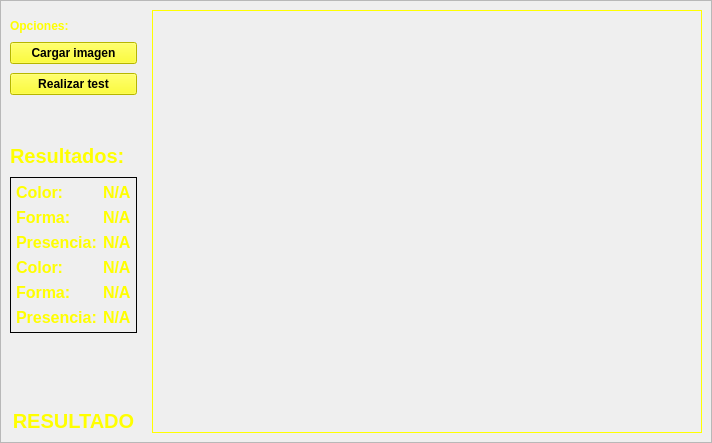
      <widget class="QWidget" name="tab_5">
       <attribute name="title">
        <string>TEST</string>
       </attribute>
       <layout class="QGridLayout" name="gridLayout_11">
        <property name="leftMargin">
         <number>0</number>
        </property>
        <property name="topMargin">
         <number>0</number>
        </property>
        <property name="rightMargin">
         <number>0</number>
        </property>
        <property name="bottomMargin">
         <number>0</number>
        </property>
        <property name="spacing">
         <number>0</number>
        </property>
        <item row="0" column="0">
         <widget class="QFrame" name="frame_5">
          <property name="frameShape">
           <enum>QFrame::StyledPanel</enum>
          </property>
          <property name="frameShadow">
           <enum>QFrame::Raised</enum>
          </property>
          <layout class="QGridLayout" name="gridLayout_10">
           <property name="horizontalSpacing">
            <number>15</number>
           </property>
           <property name="verticalSpacing">
            <number>9</number>
           </property>
           <item row="2" column="0">
            <widget class="QPushButton" name="cargarImagenTest">
             <property name="font">
              <font>
               <pointsize>9</pointsize>
               <weight>75</weight>
               <bold>true</bold>
              </font>
             </property>
             <property name="styleSheet">
              <string notr="true">
background-color: rgb(255, 255, 0);</string>
             </property>
             <property name="text">
              <string>Cargar imagen</string>
             </property>
            </widget>
           </item>
           <item row="11" column="0">
            <widget class="QLabel" name="resultadoGeneralLabel">
             <property name="font">
              <font>
               <pointsize>15</pointsize>
               <weight>75</weight>
               <bold>true</bold>
              </font>
             </property>
             <property name="styleSheet">
              <string notr="true">color: rgb(255, 255, 0);
background-color: qlineargradient(spread:pad, x1:1, y1:1, x2:1, y2:1, stop:0 rgba(0, 0, 0, 0), stop:1 rgba(255, 255, 255, 255));</string>
             </property>
             <property name="text">
              <string>RESULTADO</string>
             </property>
             <property name="alignment">
              <set>Qt::AlignCenter</set>
             </property>
            </widget>
           </item>
           <item row="0" column="1" rowspan="12">
            <widget class="QLabel" name="imagenTestLabel">
             <property name="minimumSize">
              <size>
               <width>550</width>
               <height>0</height>
              </size>
             </property>
             <property name="palette">
              <palette>
               <active>
                <colorrole role="WindowText">
                 <brush brushstyle="SolidPattern">
                  <color alpha="255">
                   <red>255</red>
                   <green>255</green>
                   <blue>0</blue>
                  </color>
                 </brush>
                </colorrole>
                <colorrole role="Button">
                 <brush brushstyle="LinearGradientPattern">
                  <gradient startx="0.000000000000000" starty="0.000000000000000" endx="1.000000000000000" endy="1.000000000000000" type="LinearGradient" spread="PadSpread" coordinatemode="ObjectBoundingMode">
                   <gradientstop position="0.000000000000000">
                    <color alpha="255">
                     <red>0</red>
                     <green>0</green>
                     <blue>0</blue>
                    </color>
                   </gradientstop>
                   <gradientstop position="1.000000000000000">
                    <color alpha="255">
                     <red>111</red>
                     <green>111</green>
                     <blue>111</blue>
                    </color>
                   </gradientstop>
                  </gradient>
                 </brush>
                </colorrole>
                <colorrole role="Base">
                 <brush brushstyle="LinearGradientPattern">
                  <gradient startx="0.000000000000000" starty="0.000000000000000" endx="1.000000000000000" endy="1.000000000000000" type="LinearGradient" spread="PadSpread" coordinatemode="ObjectBoundingMode">
                   <gradientstop position="0.000000000000000">
                    <color alpha="255">
                     <red>0</red>
                     <green>0</green>
                     <blue>0</blue>
                    </color>
                   </gradientstop>
                   <gradientstop position="1.000000000000000">
                    <color alpha="255">
                     <red>111</red>
                     <green>111</green>
                     <blue>111</blue>
                    </color>
                   </gradientstop>
                  </gradient>
                 </brush>
                </colorrole>
                <colorrole role="Window">
                 <brush brushstyle="LinearGradientPattern">
                  <gradient startx="0.000000000000000" starty="0.000000000000000" endx="1.000000000000000" endy="1.000000000000000" type="LinearGradient" spread="PadSpread" coordinatemode="ObjectBoundingMode">
                   <gradientstop position="0.000000000000000">
                    <color alpha="255">
                     <red>0</red>
                     <green>0</green>
                     <blue>0</blue>
                    </color>
                   </gradientstop>
                   <gradientstop position="1.000000000000000">
                    <color alpha="255">
                     <red>111</red>
                     <green>111</green>
                     <blue>111</blue>
                    </color>
                   </gradientstop>
                  </gradient>
                 </brush>
                </colorrole>
               </active>
               <inactive>
                <colorrole role="WindowText">
                 <brush brushstyle="SolidPattern">
                  <color alpha="255">
                   <red>255</red>
                   <green>255</green>
                   <blue>0</blue>
                  </color>
                 </brush>
                </colorrole>
                <colorrole role="Button">
                 <brush brushstyle="LinearGradientPattern">
                  <gradient startx="0.000000000000000" starty="0.000000000000000" endx="1.000000000000000" endy="1.000000000000000" type="LinearGradient" spread="PadSpread" coordinatemode="ObjectBoundingMode">
                   <gradientstop position="0.000000000000000">
                    <color alpha="255">
                     <red>0</red>
                     <green>0</green>
                     <blue>0</blue>
                    </color>
                   </gradientstop>
                   <gradientstop position="1.000000000000000">
                    <color alpha="255">
                     <red>111</red>
                     <green>111</green>
                     <blue>111</blue>
                    </color>
                   </gradientstop>
                  </gradient>
                 </brush>
                </colorrole>
                <colorrole role="Base">
                 <brush brushstyle="LinearGradientPattern">
                  <gradient startx="0.000000000000000" starty="0.000000000000000" endx="1.000000000000000" endy="1.000000000000000" type="LinearGradient" spread="PadSpread" coordinatemode="ObjectBoundingMode">
                   <gradientstop position="0.000000000000000">
                    <color alpha="255">
                     <red>0</red>
                     <green>0</green>
                     <blue>0</blue>
                    </color>
                   </gradientstop>
                   <gradientstop position="1.000000000000000">
                    <color alpha="255">
                     <red>111</red>
                     <green>111</green>
                     <blue>111</blue>
                    </color>
                   </gradientstop>
                  </gradient>
                 </brush>
                </colorrole>
                <colorrole role="Window">
                 <brush brushstyle="LinearGradientPattern">
                  <gradient startx="0.000000000000000" starty="0.000000000000000" endx="1.000000000000000" endy="1.000000000000000" type="LinearGradient" spread="PadSpread" coordinatemode="ObjectBoundingMode">
                   <gradientstop position="0.000000000000000">
                    <color alpha="255">
                     <red>0</red>
                     <green>0</green>
                     <blue>0</blue>
                    </color>
                   </gradientstop>
                   <gradientstop position="1.000000000000000">
                    <color alpha="255">
                     <red>111</red>
                     <green>111</green>
                     <blue>111</blue>
                    </color>
                   </gradientstop>
                  </gradient>
                 </brush>
                </colorrole>
               </inactive>
               <disabled>
                <colorrole role="WindowText">
                 <brush brushstyle="SolidPattern">
                  <color alpha="255">
                   <red>120</red>
                   <green>120</green>
                   <blue>120</blue>
                  </color>
                 </brush>
                </colorrole>
                <colorrole role="Button">
                 <brush brushstyle="LinearGradientPattern">
                  <gradient startx="0.000000000000000" starty="0.000000000000000" endx="1.000000000000000" endy="1.000000000000000" type="LinearGradient" spread="PadSpread" coordinatemode="ObjectBoundingMode">
                   <gradientstop position="0.000000000000000">
                    <color alpha="255">
                     <red>0</red>
                     <green>0</green>
                     <blue>0</blue>
                    </color>
                   </gradientstop>
                   <gradientstop position="1.000000000000000">
                    <color alpha="255">
                     <red>111</red>
                     <green>111</green>
                     <blue>111</blue>
                    </color>
                   </gradientstop>
                  </gradient>
                 </brush>
                </colorrole>
                <colorrole role="Base">
                 <brush brushstyle="LinearGradientPattern">
                  <gradient startx="0.000000000000000" starty="0.000000000000000" endx="1.000000000000000" endy="1.000000000000000" type="LinearGradient" spread="PadSpread" coordinatemode="ObjectBoundingMode">
                   <gradientstop position="0.000000000000000">
                    <color alpha="255">
                     <red>0</red>
                     <green>0</green>
                     <blue>0</blue>
                    </color>
                   </gradientstop>
                   <gradientstop position="1.000000000000000">
                    <color alpha="255">
                     <red>111</red>
                     <green>111</green>
                     <blue>111</blue>
                    </color>
                   </gradientstop>
                  </gradient>
                 </brush>
                </colorrole>
                <colorrole role="Window">
                 <brush brushstyle="LinearGradientPattern">
                  <gradient startx="0.000000000000000" starty="0.000000000000000" endx="1.000000000000000" endy="1.000000000000000" type="LinearGradient" spread="PadSpread" coordinatemode="ObjectBoundingMode">
                   <gradientstop position="0.000000000000000">
                    <color alpha="255">
                     <red>0</red>
                     <green>0</green>
                     <blue>0</blue>
                    </color>
                   </gradientstop>
                   <gradientstop position="1.000000000000000">
                    <color alpha="255">
                     <red>111</red>
                     <green>111</green>
                     <blue>111</blue>
                    </color>
                   </gradientstop>
                  </gradient>
                 </brush>
                </colorrole>
               </disabled>
              </palette>
             </property>
             <property name="frameShape">
              <enum>QFrame::Box</enum>
             </property>
             <property name="text">
              <string/>
             </property>
             <property name="scaledContents">
              <bool>true</bool>
             </property>
            </widget>
           </item>
           <item row="3" column="0">
            <widget class="QPushButton" name="realizarTestButton">
             <property name="font">
              <font>
               <pointsize>9</pointsize>
               <weight>75</weight>
               <bold>true</bold>
              </font>
             </property>
             <property name="styleSheet">
              <string notr="true">
background-color: rgb(255, 255, 0);</string>
             </property>
             <property name="text">
              <string>Realizar test</string>
             </property>
            </widget>
           </item>
           <item row="10" column="0">
            <spacer name="verticalSpacer_6">
             <property name="orientation">
              <enum>Qt::Vertical</enum>
             </property>
             <property name="sizeHint" stdset="0">
              <size>
               <width>20</width>
               <height>40</height>
              </size>
             </property>
            </spacer>
           </item>
           <item row="1" column="0">
            <widget class="QLabel" name="label_11">
             <property name="font">
              <font>
               <pointsize>9</pointsize>
               <weight>75</weight>
               <bold>true</bold>
              </font>
             </property>
             <property name="styleSheet">
              <string notr="true">color: rgb(255, 255, 0);
background-color: qlineargradient(spread:pad, x1:1, y1:1, x2:1, y2:1, stop:0 rgba(0, 0, 0, 0), stop:1 rgba(255, 255, 255, 255));</string>
             </property>
             <property name="text">
              <string>Opciones:</string>
             </property>
            </widget>
           </item>
           <item row="4" column="0">
            <spacer name="verticalSpacer_7">
             <property name="orientation">
              <enum>Qt::Vertical</enum>
             </property>
             <property name="sizeType">
              <enum>QSizePolicy::Preferred</enum>
             </property>
             <property name="sizeHint" stdset="0">
              <size>
               <width>20</width>
               <height>40</height>
              </size>
             </property>
            </spacer>
           </item>
           <item row="5" column="0">
            <widget class="QLabel" name="label_13">
             <property name="font">
              <font>
               <pointsize>15</pointsize>
               <weight>75</weight>
               <bold>true</bold>
              </font>
             </property>
             <property name="styleSheet">
              <string notr="true">color: rgb(255, 255, 0);
background-color: qlineargradient(spread:pad, x1:1, y1:1, x2:1, y2:1, stop:0 rgba(0, 0, 0, 0), stop:1 rgba(255, 255, 255, 255));</string>
             </property>
             <property name="text">
              <string>Resultados:</string>
             </property>
            </widget>
           </item>
           <item row="6" column="0">
            <widget class="QFrame" name="frame_6">
             <property name="styleSheet">
              <string notr="true">background-color: qlineargradient(spread:pad, x1:1, y1:1, x2:1, y2:1, stop:0 rgba(0, 0, 0, 0), stop:1 rgba(255, 255, 255, 255));</string>
             </property>
             <property name="frameShape">
              <enum>QFrame::StyledPanel</enum>
             </property>
             <property name="frameShadow">
              <enum>QFrame::Raised</enum>
             </property>
             <layout class="QGridLayout" name="gridLayout_12">
              <property name="leftMargin">
               <number>5</number>
              </property>
              <property name="topMargin">
               <number>5</number>
              </property>
              <property name="rightMargin">
               <number>5</number>
              </property>
              <property name="bottomMargin">
               <number>5</number>
              </property>
              <item row="2" column="1">
               <widget class="QLabel" name="resultadoPresenciaLabel">
                <property name="font">
                 <font>
                  <pointsize>12</pointsize>
                  <weight>75</weight>
                  <bold>true</bold>
                 </font>
                </property>
                <property name="styleSheet">
                 <string notr="true">color: rgb(255, 255, 0);
background-color: qlineargradient(spread:pad, x1:1, y1:1, x2:1, y2:1, stop:0 rgba(0, 0, 0, 0), stop:1 rgba(255, 255, 255, 255));</string>
                </property>
                <property name="text">
                 <string>N/A</string>
                </property>
               </widget>
              </item>
              <item row="0" column="1">
               <widget class="QLabel" name="resultadoColorLabel">
                <property name="font">
                 <font>
                  <pointsize>12</pointsize>
                  <weight>75</weight>
                  <bold>true</bold>
                 </font>
                </property>
                <property name="styleSheet">
                 <string notr="true">color: rgb(255, 255, 0);
background-color: qlineargradient(spread:pad, x1:1, y1:1, x2:1, y2:1, stop:0 rgba(0, 0, 0, 0), stop:1 rgba(255, 255, 255, 255));</string>
                </property>
                <property name="text">
                 <string>N/A</string>
                </property>
               </widget>
              </item>
              <item row="1" column="1">
               <widget class="QLabel" name="resultadoFormaLabel">
                <property name="font">
                 <font>
                  <pointsize>12</pointsize>
                  <weight>75</weight>
                  <bold>true</bold>
                 </font>
                </property>
                <property name="styleSheet">
                 <string notr="true">color: rgb(255, 255, 0);
background-color: qlineargradient(spread:pad, x1:1, y1:1, x2:1, y2:1, stop:0 rgba(0, 0, 0, 0), stop:1 rgba(255, 255, 255, 255));</string>
                </property>
                <property name="text">
                 <string>N/A</string>
                </property>
               </widget>
              </item>
              <item row="0" column="0">
               <widget class="QLabel" name="label_14">
                <property name="font">
                 <font>
                  <pointsize>12</pointsize>
                  <weight>75</weight>
                  <bold>true</bold>
                 </font>
                </property>
                <property name="styleSheet">
                 <string notr="true">color: rgb(255, 255, 0);
background-color: qlineargradient(spread:pad, x1:1, y1:1, x2:1, y2:1, stop:0 rgba(0, 0, 0, 0), stop:1 rgba(255, 255, 255, 255));</string>
                </property>
                <property name="text">
                 <string>Color:</string>
                </property>
               </widget>
              </item>
              <item row="2" column="0">
               <widget class="QLabel" name="label_15">
                <property name="font">
                 <font>
                  <pointsize>12</pointsize>
                  <weight>75</weight>
                  <bold>true</bold>
                 </font>
                </property>
                <property name="styleSheet">
                 <string notr="true">color: rgb(255, 255, 0);
background-color: qlineargradient(spread:pad, x1:1, y1:1, x2:1, y2:1, stop:0 rgba(0, 0, 0, 0), stop:1 rgba(255, 255, 255, 255));</string>
                </property>
                <property name="text">
                 <string>Presencia:</string>
                </property>
               </widget>
              </item>
              <item row="1" column="0">
               <widget class="QLabel" name="label_16">
                <property name="font">
                 <font>
                  <pointsize>12</pointsize>
                  <weight>75</weight>
                  <bold>true</bold>
                 </font>
                </property>
                <property name="styleSheet">
                 <string notr="true">color: rgb(255, 255, 0);
background-color: qlineargradient(spread:pad, x1:1, y1:1, x2:1, y2:1, stop:0 rgba(0, 0, 0, 0), stop:1 rgba(255, 255, 255, 255));</string>
                </property>
                <property name="text">
                 <string>Forma:</string>
                </property>
               </widget>
              </item>
              <item row="5" column="1">
               <widget class="QLabel" name="porcentajeFormaRes">
                <property name="font">
                 <font>
                  <pointsize>12</pointsize>
                  <weight>75</weight>
                  <bold>true</bold>
                 </font>
                </property>
                <property name="styleSheet">
                 <string notr="true">color: rgb(255, 255, 0);
background-color: qlineargradient(spread:pad, x1:1, y1:1, x2:1, y2:1, stop:0 rgba(0, 0, 0, 0), stop:1 rgba(255, 255, 255, 255));</string>
                </property>
                <property name="text">
                 <string>N/A</string>
                </property>
               </widget>
              </item>
              <item row="4" column="1">
               <widget class="QLabel" name="porcentajeColorRes">
                <property name="font">
                 <font>
                  <pointsize>12</pointsize>
                  <weight>75</weight>
                  <bold>true</bold>
                 </font>
                </property>
                <property name="styleSheet">
                 <string notr="true">color: rgb(255, 255, 0);
background-color: qlineargradient(spread:pad, x1:1, y1:1, x2:1, y2:1, stop:0 rgba(0, 0, 0, 0), stop:1 rgba(255, 255, 255, 255));</string>
                </property>
                <property name="text">
                 <string>N/A</string>
                </property>
               </widget>
              </item>
              <item row="6" column="0">
               <widget class="QLabel" name="label_19">
                <property name="font">
                 <font>
                  <pointsize>12</pointsize>
                  <weight>75</weight>
                  <bold>true</bold>
                 </font>
                </property>
                <property name="styleSheet">
                 <string notr="true">color: rgb(255, 255, 0);
background-color: qlineargradient(spread:pad, x1:1, y1:1, x2:1, y2:1, stop:0 rgba(0, 0, 0, 0), stop:1 rgba(255, 255, 255, 255));</string>
                </property>
                <property name="text">
                 <string>Presencia:</string>
                </property>
               </widget>
              </item>
              <item row="4" column="0">
               <widget class="QLabel" name="label_17">
                <property name="font">
                 <font>
                  <pointsize>12</pointsize>
                  <weight>75</weight>
                  <bold>true</bold>
                 </font>
                </property>
                <property name="styleSheet">
                 <string notr="true">color: rgb(255, 255, 0);
background-color: qlineargradient(spread:pad, x1:1, y1:1, x2:1, y2:1, stop:0 rgba(0, 0, 0, 0), stop:1 rgba(255, 255, 255, 255));</string>
                </property>
                <property name="text">
                 <string>Color:</string>
                </property>
               </widget>
              </item>
              <item row="5" column="0">
               <widget class="QLabel" name="label_18">
                <property name="font">
                 <font>
                  <pointsize>12</pointsize>
                  <weight>75</weight>
                  <bold>true</bold>
                 </font>
                </property>
                <property name="styleSheet">
                 <string notr="true">color: rgb(255, 255, 0);
background-color: qlineargradient(spread:pad, x1:1, y1:1, x2:1, y2:1, stop:0 rgba(0, 0, 0, 0), stop:1 rgba(255, 255, 255, 255));</string>
                </property>
                <property name="text">
                 <string>Forma:</string>
                </property>
               </widget>
              </item>
              <item row="6" column="1">
               <widget class="QLabel" name="porcentajePresenciaRes">
                <property name="font">
                 <font>
                  <pointsize>12</pointsize>
                  <weight>75</weight>
                  <bold>true</bold>
                 </font>
                </property>
                <property name="styleSheet">
                 <string notr="true">color: rgb(255, 255, 0);
background-color: qlineargradient(spread:pad, x1:1, y1:1, x2:1, y2:1, stop:0 rgba(0, 0, 0, 0), stop:1 rgba(255, 255, 255, 255));</string>
                </property>
                <property name="text">
                 <string>N/A</string>
                </property>
               </widget>
              </item>
             </layout>
            </widget>
           </item>
          </layout>
         </widget>
        </item>
       </layout>
      </widget>
